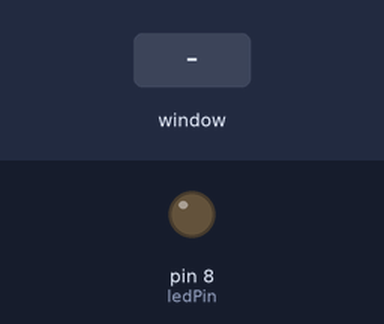
Recording of a program running on a simulated Raspberry Pi (header pin numbers). Shown: output pins drawn as LEDs (lit = HIGH). The inputs (shaded band) are chosen by the test bench. The desktop window is not drawn, its controls go by their first labels and the mouse button is held 0.15 s; empty text fields in the window are filled with Hello.

Above: at 1.2 s.
1.3 s: control labelled "Morse Code" in the window clicked
At 5.1 s:
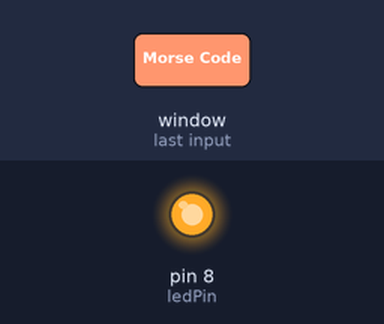
Timing chart, 0 to 10.3 s (numbered marks = the images above; inputs shaded):
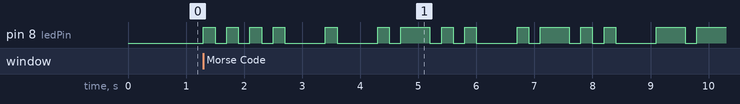

The program:

GPIOMORSE.py
```python
import RPi.GPIO as GPIO
import time
from tkinter import *


## MORSE CODE DICTIONARY ##
CODE = {' ': ' ',
        "'": '.----.',
        '(': '-.--.-',
        ')': '-.--.-',
        ',': '--..--',
        '-': '-....-',
        '.': '.-.-.-',
        '/': '-..-.',
        '0': '-----',
        '1': '.----',
        '2': '..---',
        '3': '...--',
        '4': '....-',
        '5': '.....',
        '6': '-....',
        '7': '--...',
        '8': '---..',
        '9': '----.',
        ':': '---...',
        ';': '-.-.-.',
        '?': '..--..',
        'A': '.-',
        'B': '-...',
        'C': '-.-.',
        'D': '-..',
        'E': '.',
        'F': '..-.',
        'G': '--.',
        'H': '....',
        'I': '..',
        'J': '.---',
        'K': '-.-',
        'L': '.-..',
        'M': '--',
        'N': '-.',
        'O': '---',
        'P': '.--.',
        'Q': '--.-',
        'R': '.-.',
        'S': '...',
        'T': '-',
        'U': '..-',
        'V': '...-',
        'W': '.--',
        'X': '-..-',
        'Y': '-.--',
        'Z': '--..',
        '_': '..--.-'}

## SET UP ##
ledPin=8
GPIO.setmode(GPIO.BOARD)
GPIO.setup(ledPin,GPIO.OUT, initial=GPIO.LOW)

## GUI DEFINITIONS ##
win = Tk()
win.title("LED Morse Code")

## EVENT FUNCTIONS ##
def dot():
    GPIO.output(ledPin, GPIO.HIGH)
    time.sleep(0.2)
    GPIO.output(ledPin,GPIO.LOW)
    time.sleep(0.2)

def dash():
    GPIO.output(ledPin,GPIO.HIGH)
    time.sleep(0.5)
    GPIO.output(ledPin,GPIO.LOW)
    time.sleep(0.2)

def morseCode():
        word = entry.get()
        for letter in word:
            for symbol in CODE[letter.upper()]:
                if symbol == '-':
                    dash()
                elif symbol == '.':
                    dot()
                else:
                    time.sleep(0.5)
            time.sleep(0.5)

## WIDGETS ##
label = Label(win, text="User Name")
label.grid(row=5, column=0)

entry = Entry(win, bd =5)
entry.grid(row=5, column=1)

morseButton=Button(win, text='Morse Code', command=morseCode, height=1, width=6)
morseButton.grid(row=5, column=2)

exitButton=Button(win, text='Exit', command=quit, height=1, width=6)
exitButton.grid(row=6, column=1)

win.mainloop()
```

Measured:
- after the input at 1.3 s, pin 8 (ledPin): LOW → HIGH at once, → LOW 0.20 s later, → HIGH 0.20 s later, → LOW 0.20 s later, … (29 changes in this stretch)
